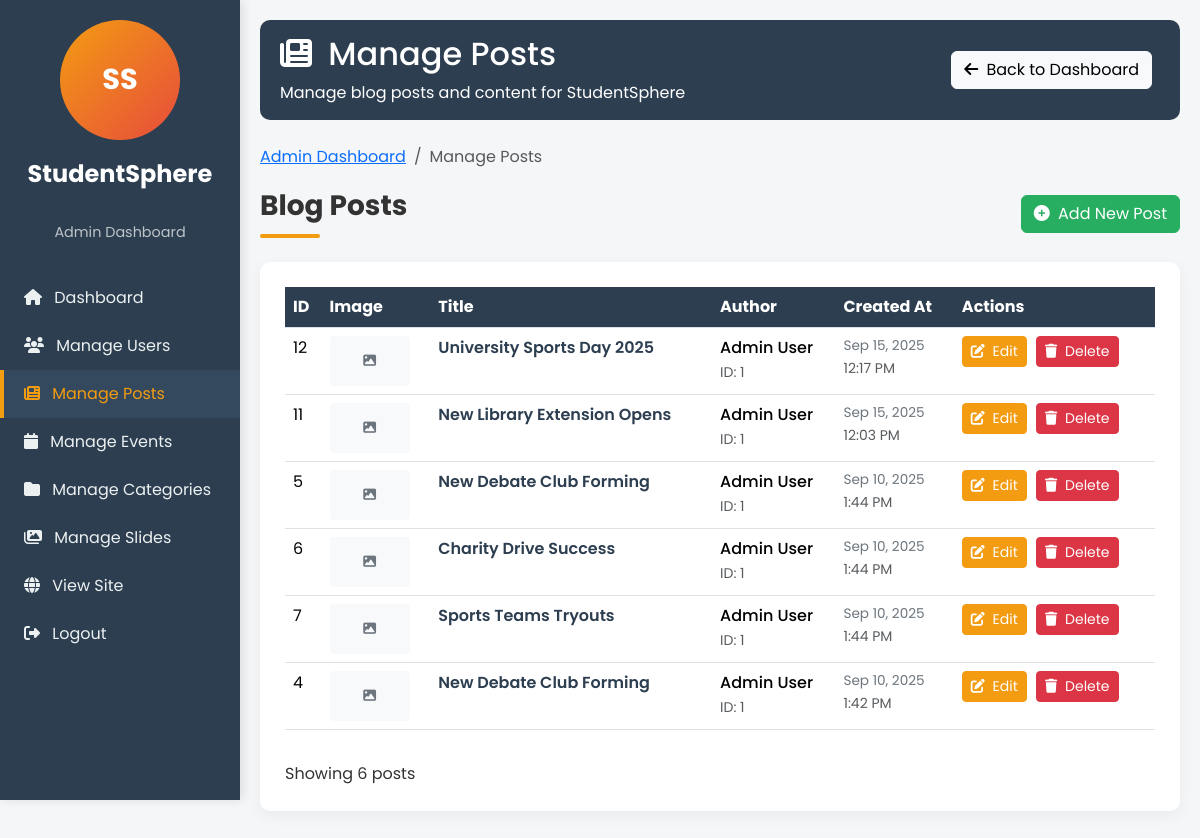
/manage_posts.php (signed in), run on the app's committed database.
### tables this page shows
CREATE TABLE `posts` (
  `id` int(11) NOT NULL,
  `title` varchar(255) NOT NULL,
  `content` text NOT NULL,
  `author_id` int(11) DEFAULT NULL,
  `image_url` varchar(255) DEFAULT NULL,
  `image` varchar(255) DEFAULT NULL,
  `created_at` timestamp NOT NULL DEFAULT current_timestamp(),
  `updated_at` timestamp NOT NULL DEFAULT current_timestamp() ON UPDATE current_timestamp()
);

CREATE TABLE `users` (
  `id` int(11) NOT NULL,
  `name` varchar(100) NOT NULL,
  `email` varchar(100) NOT NULL,
  `password` varchar(255) NOT NULL,
  `role_id` int(11) DEFAULT 1,
  `created_at` timestamp NOT NULL DEFAULT current_timestamp()
);

### manage_posts.php (the view, shortened to what this page needs)
<?php
require_once 'config.php';
$sql = "SELECT p.id, p.title, p.created_at, p.image, p.image_url, u.name AS author_name, u.id AS author_id
        FROM posts p
        LEFT JOIN users u ON p.author_id = u.id
        ORDER BY p.created_at DESC";
$result = $conn->query($sql);
?>
<!DOCTYPE html>
<html lang="en">
<head>
  <link href="https://cdn.jsdelivr.net/npm/bootstrap@5.3.2/dist/css/bootstrap.min.css" rel="stylesheet">
  <link rel="stylesheet" href="https://cdnjs.cloudflare.com/ajax/libs/font-awesome/6.4.0/css/all.min.css">
</head>
<body>
<div class="sidebar">
  <div class="text-center mb-3">
    <div style="background: linear-gradient(135deg, #f39c12, #e74c3c); width: 120px; height: 120px; border-radius: 50%; display: flex; align-items: center; justify-content: center; margin: 0 auto;">
      <span style="color: white; font-weight: 700; font-size: 1.8rem;">SS</span>
    </div>
  </div>
  <div class="logo-text">StudentSphere</div>
  <div class="tagline">Admin Dashboard</div>
  <a href="admin_dashboard.php"><i class="fas fa-home me-2"></i> Dashboard</a>
  <a href="manage_users.php"><i class="fas fa-users me-2"></i> Manage Users</a>
  <a href="manage_posts.php" class="active"><i class="fas fa-newspaper me-2"></i> Manage Posts</a>
  <a href="manage_events.php"><i class="fas fa-calendar me-2"></i> Manage Events</a>
  <a href="manage_categories.php"><i class="fas fa-folder me-2"></i> Manage Categories</a>
  <a href="manage_slides.php"><i class="fas fa-images me-2"></i> Manage Slides</a>
  <a href="../index.php"><i class="fas fa-globe me-2"></i> View Site</a>
  <a href="../logout.php"><i class="fas fa-sign-out-alt me-2"></i> Logout</a>
</div>
<div class="content">
  <div class="admin-container">
    <div class="admin-header">
      <div>
        <h2><i class="fas fa-newspaper me-2"></i> Manage Posts</h2>
        <p class="mb-0">Manage blog posts and content for StudentSphere</p>
      </div>
      <div>
        <a href="admin_dashboard.php" class="btn btn-light me-2"><i class="fas fa-arrow-left me-1"></i> Back to Dashboard</a>
      </div>
    </div>
    <nav aria-label="breadcrumb">
      <ol class="breadcrumb">
        <li class="breadcrumb-item"><a href="admin_dashboard.php">Admin Dashboard</a></li>
        <li class="breadcrumb-item active" aria-current="page">Manage Posts</li>
      </ol>
    </nav>
    <div class="d-flex justify-content-between align-items-center mb-4">
      <h3 class="section-title mb-0">Blog Posts</h3>
      <a href="add_post.php" class="btn btn-success"><i class="fas fa-plus-circle me-1"></i> Add New Post</a>
    </div>
    <div class="admin-card">
      <div class="table-responsive">
        <table class="table table-hover">
          <thead>
            <tr>
              <th>ID</th>
              <th>Image</th>
              <th>Title</th>
              <th>Author</th>
              <th>Created At</th>
              <th>Actions</th>
            </tr>
          </thead>
          <tbody>
            <?php if ($result && $result->num_rows > 0): ?>
              <?php while ($row = $result->fetch_assoc()): ?>
                <tr>
                  <td><?= $row['id'] ?></td>
                  <td>
                    <?php if (!empty($row['image_url'])): ?>
                      <img src="<?= htmlspecialchars($row['image_url']) ?>" alt="Post image" class="post-image">
                    <?php elseif (!empty($row['image'])): ?>
                      <div class="no-image" title="<?= htmlspecialchars($row['image']) ?>">
                        <i class="fas fa-image"></i>
                      </div>
                    <?php else: ?>
                      <div class="no-image">
                        <i class="fas fa-times"></i>
                      </div>
                    <?php endif; ?>
                  </td>
                  <td>
                    <div class="post-title" title="<?= htmlspecialchars($row['title']) ?>">
                      <?= htmlspecialchars($row['title']) ?>
                    </div>
                  </td>
                  <td>
                    <div class="post-author">
                      <?= !empty($row['author_name']) ? htmlspecialchars($row['author_name']) : 'Unknown' ?>
                    </div>
                    <?php if (!empty($row['author_id'])): ?>
                      <small class="text-muted">ID: <?= $row['author_id'] ?></small>
                    <?php endif; ?>
                  </td>
                  <td>
                    <div class="post-date"><?= date('M j, Y', strtotime($row['created_at'])) ?></div>
                    <small class="text-muted"><?= date('g:i A', strtotime($row['created_at'])) ?></small>
                  </td>
                  <td class="action-buttons">
                    <a href="edit_post.php?id=<?= $row['id'] ?>" class="btn btn-sm btn-warning"><i class="fas fa-edit me-1"></i> Edit</a>
                    <a href="manage_posts.php?delete=<?= $row['id'] ?>"
                       onclick="return confirm('Are you sure you want to delete this post? This action cannot be undone.')"
                       class="btn btn-sm btn-danger">
                      <i class="fas fa-trash me-1"></i> Delete
                    </a>
                  </td>
                </tr>
              <?php endwhile; ?>
            <?php endif; ?>
          </tbody>
        </table>
      </div>
      <?php if ($result && $result->num_rows > 0): ?>
        <div class="d-flex justify-content-between align-items-center mt-3">
          <div>Showing <?= $result->num_rows ?> post<?= $result->num_rows === 1 ? '' : 's' ?></div>
        </div>
      <?php endif; ?>
    </div>
  </div>
</div>
</body>
</html>

### manage_posts.php (style rules this page uses)
:root { --primary: #2c3e50; --accent: #f39c12; --secondary: #27ae60; --light: #f4f6f7; --dark: #2c3e50; }
body { font-family: 'Poppins', sans-serif; background-color: var(--light); color: #333; }
.sidebar { height: 100vh; background: var(--primary); color: #fff; position: fixed; top: 0; left: 0; width: 240px; padding-top: 20px; box-shadow: 3px 0 10px rgba(0,0,0,0.1); z-index: 1000; overflow-y: auto; }
.sidebar a { display: block; padding: 12px 20px; color: #ecf0f1; text-decoration: none; transition: all 0.3s; border-left: 4px solid transparent; }
.sidebar a:hover, .sidebar a.active { background: #34495e; color: var(--accent); border-left: 4px solid var(--accent); }
.content { margin-left: 240px; padding: 20px; }
.admin-container { max-width: 1400px; margin: 0 auto; }
.admin-header { background: var(--primary); color: white; padding: 15px 20px; border-radius: 10px; margin-bottom: 25px; display: flex; justify-content: space-between; align-items: center; }
.admin-card { background: white; border-radius: 10px; padding: 25px; margin-bottom: 25px; box-shadow: 0 5px 15px rgba(0,0,0,0.05); }
.btn-success { background-color: var(--secondary); border-color: var(--secondary); }
.btn-warning { background-color: var(--accent); border-color: var(--accent); color: white; }
.section-title { position: relative; padding-bottom: 15px; margin-bottom: 25px; font-weight: 700; }
.section-title:after { content: ''; position: absolute; bottom: 0; left: 0; width: 60px; height: 4px; background: var(--accent); border-radius: 2px; }
.action-buttons .btn { margin-right: 5px; }
.table th { background-color: var(--primary); color: white; }
.breadcrumb { background-color: transparent; padding: 0; margin-bottom: 20px; }
.logo-text { font-weight: 700; font-size: 1.5rem; text-align: center; margin-bottom: 30px; color: white; padding: 0 15px; }
.tagline { font-size: 0.9rem; color: #bdc3c7; text-align: center; margin-bottom: 30px; }
.post-title { font-weight: 600; color: var(--primary); max-width: 250px; }
.post-date { font-size: 0.85rem; color: #6c757d; }
.post-author { font-weight: 500; }
.no-image { width: 80px; height: 50px; background-color: #f8f9fa; border-radius: 4px; display: flex; align-items: center; justify-content: center; color: #6c757d; font-size: 0.8rem; }

### data on the page
posts: id "12", title "University Sports Day 2025", author.name "Admin User", author "1", created_at "Sep 15, 2025", created_at "12:17 PM"
posts: id "11", title "New Library Extension Opens", author.name "Admin User", author "1", created_at "Sep 15, 2025", created_at "12:03 PM"
posts: id "5", title "New Debate Club Forming", author.name "Admin User", author "1", created_at "Sep 10, 2025", created_at "1:44 PM"
posts: id "6", title "Charity Drive Success", author.name "Admin User", author "1", created_at "Sep 10, 2025", created_at "1:44 PM"
posts: id "7", title "Sports Teams Tryouts", author.name "Admin User", author "1", created_at "Sep 10, 2025", created_at "1:44 PM"
posts: id "4", title "New Debate Club Forming", author.name "Admin User", author "1", created_at "Sep 10, 2025", created_at "1:42 PM"

### other printed values
$result->num_rows "6"
